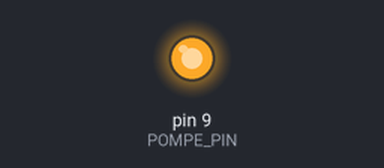
A sketch run on a simulated Arduino Uno, built with avr-gcc and run on an emulated ATmega328P. Shown: output pins drawn as LEDs (lit = HIGH).

Above: at 0.05 s.
At 6.0 s:
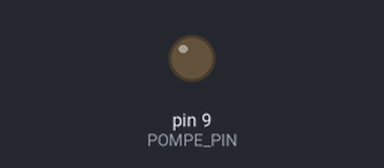
Timing chart, 0 to 7.8 s (numbered marks = the images above):
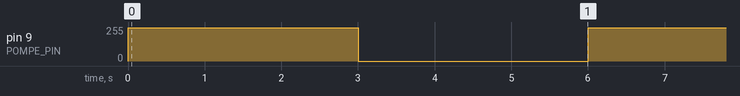

The sketch:

pompe.ino
```cpp
#define POMPE_PIN 9  // Broche PWM connectée à la gate du MOSFET

/* ce code est concus pour tester la pompe sous differentes vitesses sans les bouttons (utiliser l'alim HAMEG)
        Rq : si la pompe ne fonctionne pas comme attendu vérifier la connectique, puis les composants
        en dernier recours suivre le signal PWM avec un oscillo pour reperer où se situe le probleme
*/


void setup() {
  pinMode(POMPE_PIN, OUTPUT);
}

void loop() {
  Serial.println("tourner");
  analogWrite(POMPE_PIN, 250);  // max :255
  delay(3000);


  Serial.println("finis de tourner");
  analogWrite(POMPE_PIN, 0);
  delay(3000);
}
```

Measured:
- by itself, pin 9 (POMPE_PIN): alternates 250/255 for 3.0 s and 0/255 for 3.0 s
